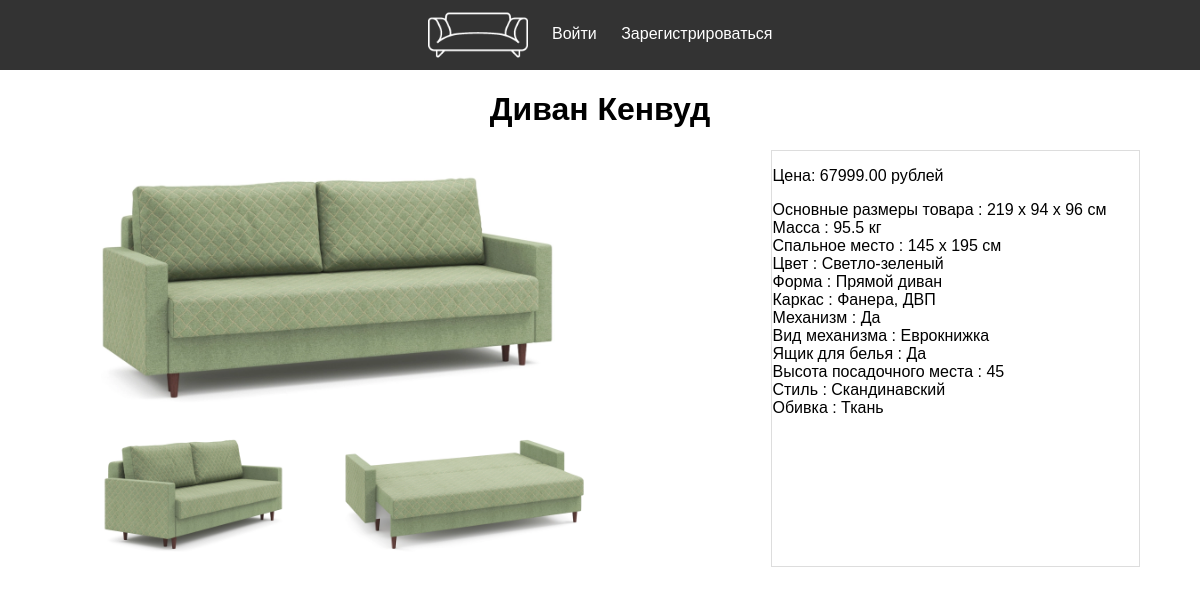
Page /index.php?action=product&id=4 on the committed database.
### tables this page shows
CREATE TABLE IF NOT EXISTS Products (
    id INT AUTO_INCREMENT PRIMARY KEY,
    name VARCHAR(255) NOT NULL,
    url VARCHAR(255) NOT NULL,
    price DECIMAL(10, 2) NOT NULL,
    article INT NOT NULL UNIQUE,
    info VARCHAR(1023) NOT NULL
);

### app/controllers/ProductController.php (called while the page is built, shortened)
<?php
require_once 'models/Product.php';
class ProductController {
    public function viewProduct() {
        $productId = $_GET['id'];
        $product = Product::find($productId);
        require 'views/product.php';
    }
}
?>

### app/models/Product.php (called while the page is built, shortened)
<?php
class Product {
    public static function find($id) {
        $db = self::getDB();
        $stmt = $db->prepare('SELECT * FROM Products WHERE id = ?');
        $stmt->execute([$id]);
        return $stmt->fetchObject('Product');
    }
    private static function getDB() {
        $dsn = 'mysql:host=db;dbname=test';
        $username = 'root';
        $password = 'root';
        return new PDO($dsn, $username, $password);
    }
}
?>

### app/views/product.php (the view, shortened to what this page needs)
<?php require 'header.php'; ?>
<!DOCTYPE html>
<html lang="en">
<head>
    <link rel="stylesheet" href="style.css">
</head>
<body>
    <h1><?php echo htmlspecialchars($product->name); ?></h1>
    <div class="product-cart">
        <div class="product-images">
            <img src="/sofas_data/<?php echo htmlspecialchars($product->url); ?>/1.webp">
            <img src="/sofas_data/<?php echo htmlspecialchars($product->url); ?>/2.webp">
            <img src="/sofas_data/<?php echo htmlspecialchars($product->url); ?>/3.webp">
        </div>
        <div class="product-specifications">
            <p>Цена: <?php echo htmlspecialchars($product->price); ?> рублей</p>
            <p><?php echo nl2br(htmlspecialchars($product->info)); ?></p>
        </div>
    </div>
</body>
</html>

### style.css (style rules this page uses)
body { font-family: Arial, sans-serif; margin: 0; padding: 0; }
h1 { text-align: center; }
.product-cart { display: flex; width: 90%; margin: 0 auto; }
.product-images { width: calc(66%); }
.product-images img { width: calc(37.5%); }
.product-images img:nth-child(1) { width: calc(75%); }
.product-specifications { width: calc(34%); border: 1px solid #ddd; }

### rows in the picture
products: name "Диван Кенвуд", url (picture), price "67999.00", info "Основные размеры товара : 219 x 94 x 96 см Масса : 95.5 кг Спальное место : 145 x 195 см Цвет : Светло-зеленый Форма : Прямой диван Каркас : Фанера, ДВП Механизм : Да Вид механизма : Еврокнижка Ящик для белья : Да Высота посадочного места : 45 Стиль : Скандинавский Обивка : Ткань"
